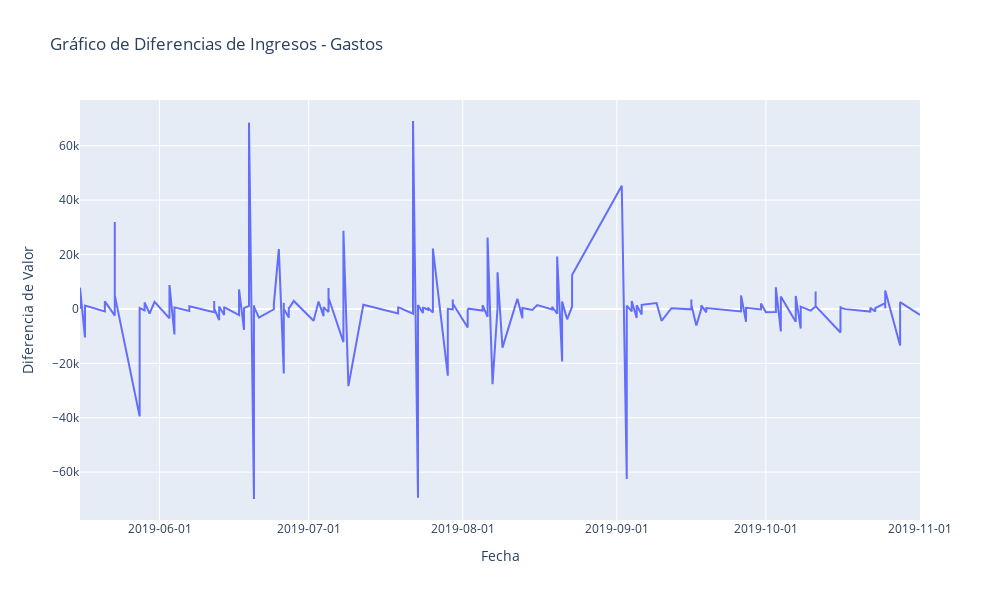

Write notebook code for a chart like this one.
### Code cell
# Definir el número de intervalos que quieres en el subset
n_intervals = 1  # Cambia este valor según lo que necesites

# Definir el tamaño de cada intervalo
interval_size = len(subset) // n_intervals

# Crear una lista para almacenar los subintervalos
subintervals = []

# Crear los subintervalos y guardarlos en la lista
for i in range(n_intervals):
    start_idx = i * interval_size
    if i < n_intervals - 1:
        end_idx = (i + 1) * interval_size
    else:
        end_idx = len(subset)  # Asegura que el último intervalo incluya el resto del subset
    
    # Crear el subintervalo
    subinterval = subset.iloc[start_idx:end_idx]
    subintervals.append(subinterval)

# Ahora, vamos a calcular las diferencias y graficarlas en una sola gráfica
fig = go.Figure()

# Añadir trazos para las diferencias de cada subintervalo
for i, subinterval in enumerate(subintervals):
    # Calcular las diferencias consecutivas
    diff_values = subinterval[' Amount'].diff().dropna()
    
    # Añadir el trazo para las diferencias en el subintervalo
    fig.add_trace(go.Scatter(x=subinterval['Payment Date'][1:], y=diff_values,
                             mode='lines', name=f'Diferencias Subintervalo {i+1}'))

# Configurar el formato del eje x para las fechas
fig.update_xaxes(
    tickformat='%Y-%m-%d',
    tickmode='auto',
    nticks=10  # Ajusta según la cantidad de etiquetas de fecha que quieras mostrar
)

# Añadir títulos y etiquetas
fig.update_layout(
    title='Gráfico de Diferencias de Ingresos - Gastos',
    xaxis_title='Fecha',
    yaxis_title='Diferencia de Valor',
    legend_title='Leyenda',
    width=1000,
    height=600
)

# Mostrar el gráfico
fig.show()

### Figure 1 — Plotly figure (JSON) as saved in the notebook; plotly's stock layout.template omitted (floating-point values rounded to 4 significant figures; data arrays with more than 128 entries replaced by an {"elided": "..."} marker saying what was removed)
{"data": [{"mode": "lines", "name": "Diferencias Subintervalo 1", "type": "scatter", "x": {"elided": "244 str values"}, "y": {"elided": "244 float values"}}], "layout": {"height": 600, "legend": {"title": {"text": "Leyenda"}}, "title": {"text": "Gráfico de Diferencias de Ingresos - Gastos"}, "width": 1000, "xaxis": {"nticks": 10, "tickformat": "%Y-%m-%d", "tickmode": "auto", "title": {"text": "Fecha"}}, "yaxis": {"title": {"text": "Diferencia de Valor"}}}}
